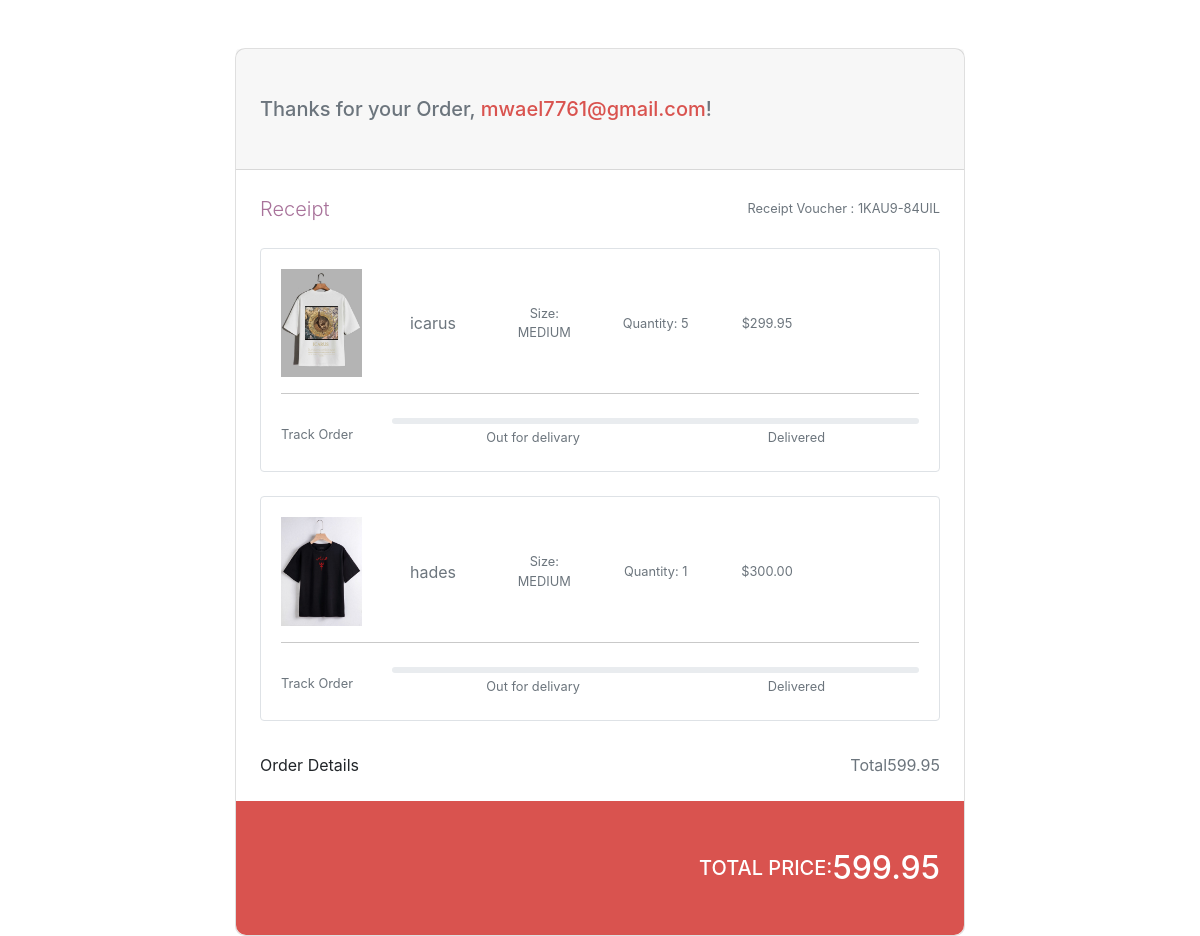
Screenshot of /orders/ (signed in) with the database file from the repository.
### product/models.py (models this page shows, shortened)
class OrderItem(models.Model):
    user = models.ForeignKey(User, on_delete=models.CASCADE)
    order = models.ForeignKey(Order, on_delete=models.CASCADE)
    product_name = models.CharField(max_length=200)
    image = models.ImageField(upload_to='photos/',default=timezone.now)
    size = models.CharField(max_length=40,choices=Size.choices)
    price = models.DecimalField(max_digits=7, decimal_places=2)
    quantity = models.PositiveIntegerField(default=1)
    status = models.CharField(max_length=20,choices=Status.choices, default='Pending')  # حالة الطلب، مثل "معلق"، "مؤكد
    first_name = models.CharField(max_length=100,default="none")
    last_name = models.CharField(max_length=100,default="none")
    company_name = models.CharField(max_length=100,default="none")
    address = models.CharField(max_length=250,default="none")
    email = models.EmailField(default="none")
    phone = models.CharField(max_length=15,default="none")
    additional_info = models.CharField(max_length=500,default="none")

### product/views.py (the view)
# urls.py: path('orders/', views.orders, name='orders'),
def orders(request):
    user = request.user  # الحصول على معلومات المستخدم الحالي
    orders = OrderItem.objects.filter(user=user)
    total = Decimal(orders.aggregate(total_price=Sum('price'))['total_price'] or 0)
    total = total.quantize(Decimal('0.01'), rounding=ROUND_HALF_UP)
    context = {'orders': orders, 'user': user, 'total': total}
    return render(request, 'home/orders.html', context)

### templates/home/orders.html (shortened to what this page needs)
{% load static %}
<head>
    <link rel="stylesheet" href="https://cdn.jsdelivr.net/npm/bootstrap@4.3.1/dist/css/bootstrap.min.css">
</head>
<section class="h-100 gradient-custom" >
    <div class="container py-5 h-100">
        <div class="row d-flex justify-content-center align-items-center h-100">
            <div class="col-lg-10 col-xl-8">
                <div class="card" style="border-radius: 10px;">
                    <div class="card-header px-4 py-5">
                        <h5 class="text-muted mb-0">Thanks for your Order, <span style="color: #d9534f;">{{ user.username }}</span>!</h5>
                    </div>
                    <div class="card-body p-4">
                        <div class="d-flex justify-content-between align-items-center mb-4">
                            <p class="lead fw-normal mb-0" style="color: #a8729a;">Receipt</p>
                            <p class="small text-muted mb-0">Receipt Voucher : 1KAU9-84UIL</p>
                        </div>
                        {% for order in orders %}
                        <div class="card shadow-0 border mb-4">
                            <div class="card-body">
                                <div class="row">
                                    <div class="col-md-2">
                                        <img src="{{ order.image.url }}" alt="Product Image" class="img-fluid" alt="Order Image">
                                    </div>
                                    <div class="col-md-2 text-center d-flex justify-content-center align-items-center">
                                        <p class="text-muted mb-0">{{ order.product_name }}</p>
                                    </div>
                                    <div class="col-md-2 text-center d-flex justify-content-center align-items-center">
                                        <p class="text-muted mb-0 small">Size: {{ order.size }}</p>
                                    </div>
                                    <div class="col-md-2 text-center d-flex justify-content-center align-items-center">
                                        <p class="text-muted mb-0 small">Quantity: {{ order.quantity }}</p>
                                    </div>
                                    <div class="col-md-2 text-center d-flex justify-content-center align-items-center">
                                        <p class="text-muted mb-0 small">${{ order.price }}</p>
                                    </div>
                                </div>
                                <hr class="mb-4" style="background-color: #e0e0e0; opacity: 1;">
                                <div class="row d-flex align-items-center">
                                    <div class="col-md-2">
                                        <p class="text-muted mb-0 small">Track Order</p>
                                    </div>
                                    <div class="col-md-10">
                                        <div class="progress" style="height: 6px; border-radius: 16px;">
                                        </div>
                                        <div class="d-flex justify-content-around mb-1">
                                            <p class="text-muted mt-1 mb-0 small ms-xl-5">Out for delivary</p>
                                            <p class="text-muted mt-1 mb-0 small ms-xl-5">Delivered</p>
                                        </div>
                                    </div>
                                </div>
                            </div>
                        </div>
                        {% endfor %}
                        <div class="d-flex justify-content-between pt-2">
                            <p class="fw-bold mb-0">Order Details</p>
                            <p class="text-muted mb-0"><span class="fw-bold me-4">Total</span>{{ total }}</p>
                        </div>
                    </div>
                    <div class="card-footer border-0 px-4 py-5"
                        style="background-color: #d9534f; border-bottom-left-radius: 10px; border-bottom-right-radius: 10px;">
                        <h5 class="d-flex align-items-center justify-content-end text-white text-uppercase mb-0">Total
                            Price: <span class="h2 mb-0 ms-2">{{ total }}</span></h5>
                    </div>
                </div>
            </div>
        </div>
    </div>

### rows the page displays
OrderItem: image (picture), product_name "icarus", size "MEDIUM", quantity "5", price "299.95"
OrderItem: image (picture), product_name "hades", size "MEDIUM", quantity "1", price "300.00"

### other values shown
{{ user.username }} "mwael7761@gmail.com"
{{ total }} "599.95"
